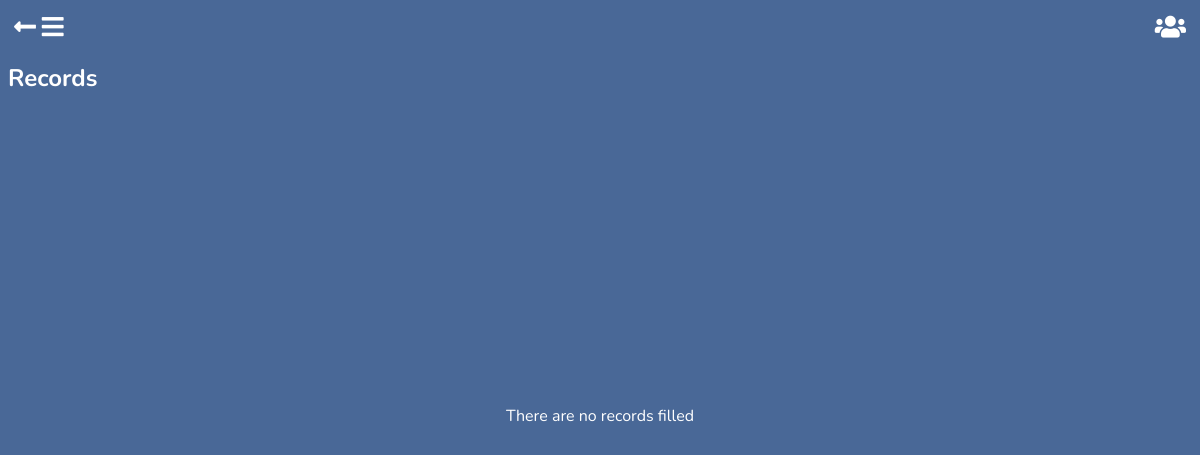
/records/ (signed in), run on an earlier commit of the app's database.
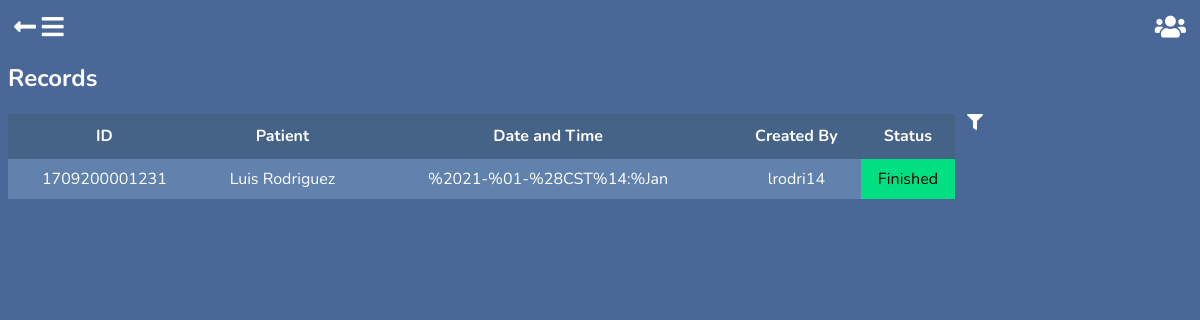
And on a later commit of the database.
### appointments/models.py (models this page shows, shortened)
class Consult(models.Model):
    STATUS_CHOICES = (
        ('OPEN', 'Open'),
        ('CONFIRMED', 'Confirmed'),
        ('CANCELLED', 'Cancelled'),
        ('CLOSED', 'Closed'),
    )
    patient = models.ForeignKey(Patient, on_delete=models.CASCADE, blank=False, null=True, verbose_name='Patient', help_text='Patient assisting this consult', related_name='consult')
    datetime = models.DateTimeField('Date & Time', blank=False, null=True, help_text='Date the consult will be done')
    motive = models.TextField('Motive', blank=False, null=True, help_text='The motive of your assistance to the consult')
    suffering = models.TextField('Suffering', blank=False, null=True, help_text='What is the patient suffering?')
    charge = models.DecimalField('Charges', blank=False, null=True, max_digits=10, decimal_places=2, help_text='Charge Amount')
    created_by = models.ForeignKey(user, on_delete=models.CASCADE, blank=True, null=True, verbose_name='Created By')
    blood_pressure = models.FloatField('Blood Pressure', blank=True, null=True, help_text='Blood Pressure')
    temperature = models.FloatField('Temperature', blank=True, null=True, help_text='Corporal Temperature')
    weight = models.FloatField('Weight', blank=True, null=True, help_text='Weight')
    size = models.FloatField('Height', blank=True, null=True, help_text='Size')
    digestive_system = models.TextField('Digestive System', blank=True, null=True, help_text='Digestive System Analysis')
    endocrine_system = models.TextField('Endocrine System', blank=True, null=True, help_text='Endocrine System Analysis')
    renal_system = models.TextField('Renal System', blank=True, null=True, help_text='Renal System Analysis')
    lymphatic_system = models.TextField('Lymphatic System', blank=True, null=True, help_text='Lymphatic System Analysis')
    respiratory_system = models.TextField('Respiratory System', blank=True, null=True, help_text='Respiratory System Analysis')
    head_exploration = models.TextField('Head Exploration', blank=True, null=True, help_text='Head Exploration Analysis')
    thorax_exploration = models.TextField('Thorax Exploration', blank=True, null=True, help_text='Thorax Exploration Analysis')
    cie_10_group = models.OneToOneField(Cie10Group, on_delete=models.CASCADE, blank=True, null=True, help_text='CIE-10 group for the diagnose', verbose_name='CIE-10 Group')
    cie_10_detail = models.TextField('CIE-10 Detail', blank=True, null=True, help_text='CIE-10 Diagnose Details')
    diagnose = models.TextField('Diagnose', blank=True, null=True, help_text='Diagnose')
    procedure = models.TextField('Procedure', blank=True, null=True, help_text='Procedure')
    analysis = models.TextField('Analysis', blank=True, null=True, help_text='Analysis')
    notes = models.TextField('Notes', blank=True, null=True, help_text='Notes')
    drugs = models.ManyToManyField(Drug, blank=True, help_text='Drugs recommended', verbose_name='Drugs')
    indications = models.TextField('Indications', blank=True, null=True, help_text='Indications')
    actions = models.TextField('Actions', blank=True, null=True, help_text='Actions')
    prescription = models.FileField('Prescription', blank=True, null=True, help_text="Prescription", upload_to='appointments/prescriptions')
    testing = models.ManyToManyField(MedicalTest, blank=True, help_text='Pending Testing', verbose_name='Testing')
    instructions = models.CharField(max_length=512, blank=True, null=True, help_text='Instructions', verbose_name='Instructions')
    medical_status = models.BooleanField('Medical Status', blank=True, null=True, help_text='Handles the medical consult status', default=False)
    status = models.CharField('Status', max_length=10, blank=True, null=True, help_text='Handles the consult status', default=STATUS_CHOICES[0][0], choices=STATUS_CHOICES)
    lock = models.BooleanField('Lock', default=True, blank=False, null=True, help_text='Consult lock status')
    class Meta:
        unique_together = ['created_by', 'datetime']
        verbose_name = 'Consult'
        verbose_name_plural = 'Consults'

### patients/models.py (models this page shows, shortened)
class Patient(models.Model):
    GENDER_CHOICES = (
        ('F', 'Femenine'),
        ('M', 'Masculine'),
        ('O', 'Other'),
    )
    CIVIL_STATUS_CHOICES = (
        ('S', 'Single'),
        ('M', 'Married'),
        ('W', 'Widowed'),
        ('D', 'Divorced'),
        ('SP', 'Separated'),
    )
    id_number = models.CharField('ID Number', max_length=20, null=True, blank=True, help_text='Provide you ID Card Number')
    first_names = models.CharField("Patient's Name", max_length=50, null=False, blank=False, help_text="Patient's Name")
    last_names = models.CharField("Patient's Last Name", max_length=50, null=False, blank=False, help_text="Patient's Last Name")
    gender = models.CharField("Patient's Gender", max_length=20, null=True, blank=False, help_text='Gender', choices=GENDER_CHOICES)
    birthday = models.DateField("Patient's Birthday", help_text="Patients date of birth")
    phone_number = models.CharField('Phone Number', max_length=20, blank=True, null=True, help_text='Phone Number')
    email = models.EmailField("Patient's Email", null=True, blank=True, help_text='Email')
    civil_status = models.CharField(max_length=12, choices=CIVIL_STATUS_CHOICES)
    origin = models.CharField(max_length=50, choices=ORIGIN_CHOICES)
    residence = models.CharField(max_length=50, choices=LOCATION_CHOICES)
    created_by = models.ForeignKey(user, on_delete=models.CASCADE, blank=False, null=True, verbose_name='Created By')
    class Meta:
        verbose_name = 'Patient'
        verbose_name_plural = 'Patients'

### accounts/models.py (models this page shows, shortened)
class CustomUser(AbstractUser):
    ROLL_CHOICES = (
        ('Doctor', 'Doctor'),
        ('Assistant', 'Assistant'),
        ('Patient', 'Patient')
    )
    SPECIALITY_CHOICES = (
        ('ALLERGY & IMMUNOLOGY', 'Allergy & Immunology'),
        ('ANESTHESIOLOGY', 'Anesthesiology'),
        ('DERMATOLOGY', 'Dermatology'),
        ('DENTIST', 'Dentist'),
        ('DIAGNOSTIC RADIOLOGY', 'Diagnostic Radiology'),
        ('EMERGENCY MEDICINE', 'Emergency Medicine'),
        ('FAMILY MEDICINE', 'Family Medicine'),
        ('INTERNAL MEDICINE', 'Internal Medicine'),
        ('MEDICAL GENETICS', 'Medical Genetics'),
        ('NEUROLOGY', 'Neurology'),
        ('NUCLEAR MEDICINE', 'Nuclear Medicine'),
        ('OBSTETRICS AND GYNECOLOGY', 'Obstetrics & Gynechology'),
        ('OPHTHALMOLOGY', 'Ophthalmolgy'),
        ('PATHOLOGY', 'Pathology'),
        ('PEDIATRICS', 'Pediatrics'),
        ('PHYSICAL MEDICINE & REHABILITATION', 'Physical Medicine & Rehabilitation'),
        ('PREVENTIVE MEDICINE', 'Preventive Medicine'),
        ('PSYCHIATRY', 'Psychiatry'),
        ('RADIATION ONCOLOGY', 'Radiation Oncology'),
        ('SURGERY', 'Surgery'),
        ('UROLOGY', 'Urology'),
    )
    email = models.EmailField(blank=False, unique=True)
    roll = models.CharField('Roll', max_length=25, blank=False, help_text='Choose the roll you will acquire in this account.', choices=ROLL_CHOICES)
    speciality = models.CharField('Speciality', max_length=100, blank=True, help_text='If your roll is (A, Assistant), leave this field blank.', choices=SPECIALITY_CHOICES)

### records/views.py (the view)
# urls.py: path('records/', include('records.urls')),
def records(request):
    records_list = Consult.objects.filter(created_by=request.user, medical_status=True).order_by('-datetime')
    paginator = Paginator(records_list, 1)
    page = request.GET.get('page')
    page_obj = paginator.get_page(page)
    form = RecordsDateFilterForm
    template = 'records/records_list.html'
    context = {'records': page_obj, 'form': form}
    if page:
        data = {'html': render_to_string('records/partial_records_list.html', context, request)}
        return JsonResponse(data)
    return render(request, template, context)

### records/templates/records/records_list.html (shortened to what this page needs)
{% extends 'base.html' %}
{% load static %}
{% block return %}<a href="{% url 'home:home' %}"><i class="fas fa-long-arrow-alt-left"></i></a>{% endblock %}
{% block body_block %}
<link rel="stylesheet" href="{% static 'records/css/records_list.css' %}">
<h2>Records</h2>
{% if records %}
    <div class="wrapper">
        <div>
            <table>
                <thead>
                    <tr id="heading">
                        <th>ID</th>
                        <th>Patient</th>
                        <th>Date and Time</th>
                        <th>Created By</th>
                        <th>Status</th>
                    </tr>
                </thead>
                <tbody>
                    {% include 'records/partial_records_list.html' %}
                </tbody>
            </table>
        </div>
        <div>
            <i class="fas fa-filter"></i>
         </div>
    </div>
{% else %}
    <p id="no-records">There are no records filled</p>
{% endif %}
{% endblock %}

### records/templates/records/partial_records_list.html (shortened to what this page needs)
{% load static %}
{% load records_custom_tags %}
{% if records %}
    {% for r in records %}
        <tr onclick="window.location='{% url 'appointments:consult_details' r.pk %}'">
            <td>{{ r.patient.id_number }}</td>
            <td>{{ r.patient.first_names }} {{ r.patient.last_names }}</td>
            <td>{{ r.datetime }}</td>
            <td>{{ r.created_by }}</td>
            <td id="status-1">Finished</td>
        </tr>
    {% endfor %}
{% else %}
    <p id="no-records">Cleared section, no data available</p>
{% endif %}

What changed in the data, as far as the page shows it:
added Consult: patient.id_number "1709200001231", patient.first_names "Luis", patient.last_names "Rodriguez", datetime "%2021-%01-%28CST%14:%Jan", created_by "lrodri14"
Also different on the page:
text no longer shown: "There are no records filled"
text now shown: "ID Patient Date and Time Created By Status"
